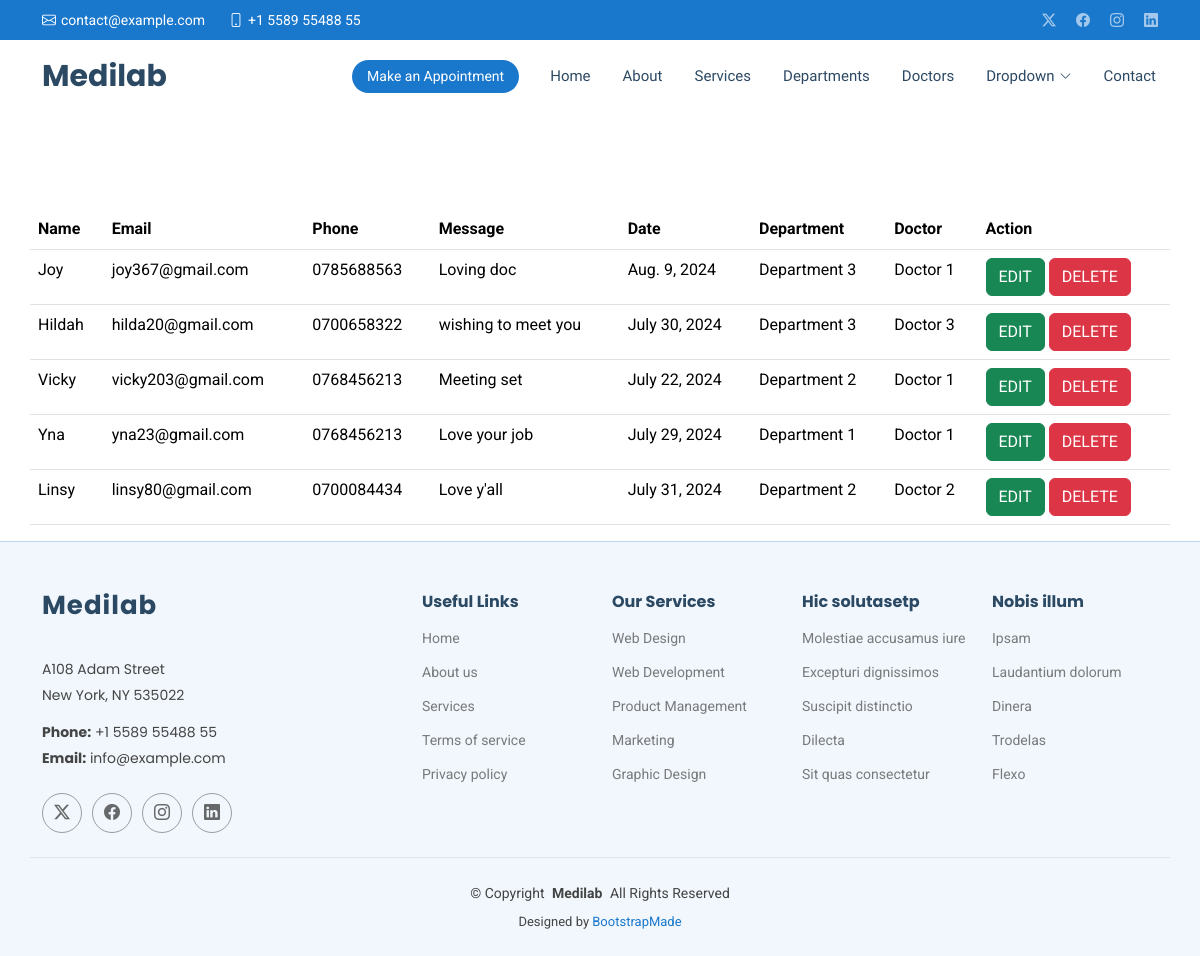
Page /show/ on the committed database.
### medicioapp/models.py (models this page shows, shortened)
class Appoint(models.Model):
    name = models.CharField(max_length=200)
    email = models.EmailField()
    phone = models.CharField(max_length=12)
    message = models.TextField(max_length=200)
    date = models.DateField()
    department = models.CharField(max_length=200)
    doctor = models.CharField(max_length=200)

### medicioapp/views.py (the view)
# urls.py: path('show/', views.show, name='show'),
def show(request):
    information = Appoint.objects.all()
    return render(request, 'show.html', {'data': information})

### templates/show.html
{% extends 'starter-page.html' %}
{% load static %}
{% block body %}
<table class="table container"><br><br><br><br>
<tr>
    <th>Name</th>
    <th>Email</th>
    <th>Phone</th>
    <th>Message</th>
    <th>Date</th>
    <th>Department</th>
    <th>Doctor</th>
    <th>Action</th>
</tr>
    {% for x in data %}
<tr>
    <td>{{ x.name }}</td>
    <td>{{ x.email }}</td>
    <td>{{ x.phone }}</td>
    <td>{{ x.message }}</td>
    <td>{{ x.date }}</td>
    <td>{{ x.department }}</td>
    <td>{{ x.doctor }}</td>
    <td>
        <a href="/edit/{{ x.id }}" class="btn btn-success">EDIT</a>
        <a href="/delete/{{ x.id }}" class="btn btn-danger">DELETE</a>
    </td>
</tr>
  {% endfor %}
</table>
{% endblock %}

### static/assets/css/main.css (style rules this page uses)
:root { --default-font: "Roboto", system-ui, -apple-system, "Segoe UI", Roboto, "Helvetica Neue", Arial, "Noto Sans", "Liberation Sans", sans-serif, "Apple Color Emoji", "Segoe UI Emoji", "Segoe UI Symbol", "Noto Color Emoji"; --heading-font: "Poppins", sans-serif; --nav-font: "Raleway", sans-serif; }
:root { --background-color: #ffffff; --default-color: #444444; --heading-color: #2c4964; --accent-color: #1977cc; --surface-color: #ffffff; --contrast-color: #ffffff; }
:root { --nav-color: #2c4964; --nav-hover-color: #1977cc; --nav-mobile-background-color: #ffffff; --nav-dropdown-background-color: #ffffff; --nav-dropdown-color: #2c4964; --nav-dropdown-hover-color: #1977cc; }
:root { scroll-behavior: smooth; }
body { color: var(--default-color); background-color: var(--background-color); font-family: var(--default-font); }
a { color: var(--accent-color); text-decoration: none; transition: 0.3s; }

### rows in the picture
Appoint: name "Joy", email "joy367@gmail.com", phone "0785688563", message "Loving doc", date "Aug. 9, 2024", department "Department 3", doctor "Doctor 1"
Appoint: name "Hildah", email "hilda20@gmail.com", phone "0700658322", message "wishing to meet you", date "July 30, 2024", department "Department 3", doctor "Doctor 3"
Appoint: name "Vicky", email "vicky203@gmail.com", phone "0768456213", message "Meeting set", date "July 22, 2024", department "Department 2", doctor "Doctor 1"
Appoint: name "Yna", email "yna23@gmail.com", phone "0768456213", message "Love your job", date "July 29, 2024", department "Department 1", doctor "Doctor 1"
Appoint: name "Linsy", email "linsy80@gmail.com", phone "0700084434", message "Love y'all", date "July 31, 2024", department "Department 2", doctor "Doctor 2"
